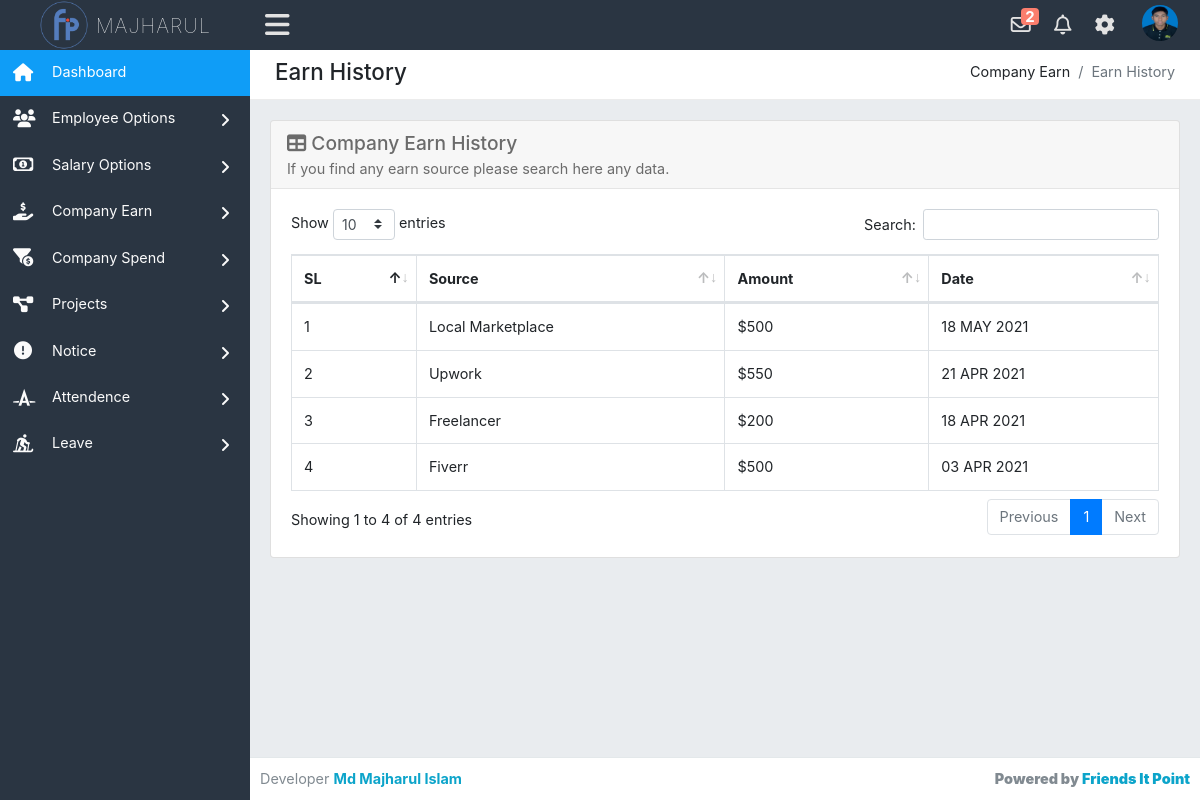
Page /admin/companyearnHistory.php (signed in) on the committed database.
### tables this page shows
CREATE TABLE `earning` (
  `earn_id` int(100) NOT NULL,
  `earn_source` varchar(100) NOT NULL,
  `earn_amount` int(100) NOT NULL,
  `earn_date` varchar(20) NOT NULL,
  `currentdate` varchar(20) NOT NULL
);

### admin/companyearnHistory.php (the view, shortened to what this page needs)
<?php require_once('header.php'); ?>
<div class="row">
    <div class="col-xl-12">
        <div class="breadcrumb-holder">
            <h1 class="main-title float-left">Earn History</h1>
            <ol class="breadcrumb float-right">
                <li class="breadcrumb-item">Company Earn</li>
                <li class="breadcrumb-item active">Earn History</li>
            </ol>
            <div class="clearfix"></div>
        </div>
    </div>
</div>
<div class="row">
    <div class="col-xs-12 col-sm-12 col-md-12 col-lg-12 col-xl-12">
        <div class="card mb-3">
            <div class="card-header">
                <h3><i class="fas fa-table"></i> Company Earn History</h3>
               	If you find any earn source please search here any data.
            </div>
            <div class="card-body">
                <div class="table-responsive">
                    <div id="dataTable_wrapper" class="dataTables_wrapper dt-bootstrap4 no-footer">
                    	<div class="row">
                    		<div class="col-sm-12">
                    			<table id="dataTable" class="table table-bordered table-hover display dataTable no-footer" style="width: 100%;" role="grid" aria-describedby="dataTable_info">
                        			<thead>
			                            <tr role="row">
			                            	<th class="sorting_asc" tabindex="0" aria-controls="dataTable" rowspan="1" colspan="1" aria-sort="ascending">SL
			                            	</th>
			                            	<th class="sorting" tabindex="0" aria-controls="dataTable" rowspan="1" colspan="1">Source
			                            	</th>
			                            	<th class="sorting" tabindex="0" aria-controls="dataTable" rowspan="1" colspan="1">Amount
			                            	</th>
			                            	<th class="sorting" tabindex="0" aria-controls="dataTable" rowspan="1" colspan="1">Date
			                            	</th>
			                            </tr>
                        			</thead>
                    				<tbody>
				                   	<?php
				                        $stm = $pdo->prepare('SELECT * FROM earning ORDER BY earn_date DESC');
				                        $stm->execute();
				                        $result = $stm->fetchAll(PDO::FETCH_ASSOC);
				                        $sl=1;
				                        foreach($result as $row) :
				                     ?>
					                    <tr>
					                      <td><?php echo $sl;$sl++; ?></td>
					                      <td><?php echo $row['earn_source']; ?></td>
					                      <td>$<?php echo $row['earn_amount']; ?></td>
					                      <td>
					                        <?php
					                          $earn_date = $row['earn_date'];
					                          $day = substr($earn_date,8,2);
					                          $month = substr($earn_date,5,2);
					                          $year = substr($earn_date,0,4);
					                          if($month == '04'){$month = 'APR';}
					                          if($month == '05'){$month = 'MAY';}
					                          echo $day." ".$month." ".$year;
					                         ?>
					                      </td>
					                    </tr>
				                    	<?php endforeach; ?>
				                    </tbody>
				                </table>
				            </div>
				        </div>
        			</div>
                </div>
            </div>
        </div>
    </div>
</div>
<?php require_once('footer.php'); ?>

### admin/header.php (shortened to what this page needs)
<?php require_once('../config.php'); ?>
<!DOCTYPE html>
<html lang="en">
<head>
    <link href="../assets/css/bootstrap.min.css" rel="stylesheet" type="text/css" />
    <link href="../assets/font-awesome/css/all.css" rel="stylesheet" type="text/css" />
    <link rel="stylesheet" href="../fancybox-master/dist/jquery.fancybox.min.css">
    <link rel="stylesheet" href="../livedatetime/clock.css">
    <link rel="stylesheet" href="../livedatetime/calendar.css">
    <link href='https://netdna.bootstrapcdn.com/font-awesome/3.2.1/css/font-awesome.css' rel='stylesheet' type='text/css'>
    <link rel="stylesheet" type="text/css" href="../assets/css/dataTables.bootstrap.min.css" />
    <link rel="stylesheet" type="text/css" href="../assets/plugins/datatables/datatables.min.css" />
    <link href="../assets/css/style.css" rel="stylesheet" type="text/css" />
</head>
<body class="adminbody">
    <div id="main">
        <div class="headerbar">
            <?php
                $stm = $pdo->prepare('SELECT * FROM admin_info WHERE admin_id=?');
                $stm->execute(array($_SESSION['logged_in']));
                $rslt = $stm->fetchAll(PDO::FETCH_ASSOC);
                foreach($rslt as $row) :
            ?>
            <div class="headerbar-left">
                <a href="index.php" class="logo">
                    <img alt="Logo" src="../assets/images/logo.png" />
                    <span><?php echo $row['admin_name']; ?></span>
                </a>
            </div>
            <nav class="navbar-custom">
                <ul class="list-inline float-right mb-0">
                    <li class="list-inline-item dropdown notif">
                        <a class="nav-link dropdown-toggle arrow-none" data-toggle="dropdown" href="#" aria-haspopup="false" aria-expanded="false">
                            <i class="far fa-envelope"></i>
                            <?php
                                $notify_s = $pdo->prepare('SELECT * FROM notification WHERE type=? AND status=? ORDER BY date DESC');
                                $notify_s->execute(array('salary','unread'));
                                $notify_result = $notify_s->fetchAll(PDO::FETCH_ASSOC);
                                if(count($notify_result) > 0 ) :
                             ?>
                            <span class="mycounter"><?php echo count($notify_result); ?></span>
                            <?php endif; ?>
                        </a>
                    </li>
                    <li class="list-inline-item dropdown notif">
                        <a class="nav-link dropdown-toggle arrow-none" data-toggle="dropdown" href="#" aria-haspopup="false" aria-expanded="false">
                            <i class="far fa-bell"></i>
                        </a>
                    </li>
                    <li class="list-inline-item dropdown notif">
                        <a class="nav-link dropdown-toggle arrow-none" data-toggle="dropdown" href="#" aria-haspopup="false" aria-expanded="false">
                            <i class="fas fa-cog"></i>
                        </a>
                    </li>
                    <li class="list-inline-item dropdown notif">
                        <a class="nav-link dropdown-toggle nav-user" data-toggle="dropdown" href="#" aria-haspopup="false" aria-expanded="false">
                            <?php if($row['admin_pic'] != 'avatar') : ?>
                            <img src="../uploads/<?php echo $row['admin_pic']; ?>" alt="Profile image" class="avatar-rounded">
                            <?php else : ?>
                            <img src="../assets/images/avatars/admin.png" alt="Profile image" class="avatar-rounded">
                        </a>
                        <?php endif; endforeach; ?>
                    </li>
                </ul>
                <ul class="list-inline menu-left mb-0">
                    <li class="float-left">
                        <button class="button-menu-mobile open-left">
                            <i class="fas fa-bars"></i>
                        </button>
                    </li>
                </ul>
            </nav>
        </div>
        <div class="left main-sidebar">
            <div class="sidebar-inner leftscroll">
                <div id="sidebar-menu">
                    <ul>
                        <li class="submenu">
                            <a class="active" href="index.php">
                                <i class="fas fa-home"></i>
                                <span> Dashboard </span>
                            </a>
                        </li>
                        <li class="submenu">
                            <a id="tables" href="#">
                                <i class="fas fa-users"></i>
                                <span> Employee Options </span>
                                <span class="menu-arrow"></span>
                            </a>
                        </li>
                        <li class="submenu">
                            <a id="tables" href="#">
                                <i class="far fa-money-bill-alt"></i>
                                <span> Salary Options </span>
                                <span class="menu-arrow"></span>
                            </a>
                        </li>
                        <li class="submenu">
                            <a id="tables" href="#">
                                <i class="fas fa-hand-holding-usd"></i>
                                <span> Company Earn </span>
                                <span class="menu-arrow"></span>
                            </a>
                        </li>
                        <li class="submenu">
                            <a id="tables" href="#">
                                <i class="fas fa-funnel-dollar"></i>
                                <span> Company Spend </span>
                                <span class="menu-arrow"></span>
                            </a>
                        </li>
                        <li class="submenu">
                            <a id="tables" href="#">
                                <i class="fas fa-project-diagram"></i>
                                <span> Projects </span>
                                <span class="menu-arrow"></span>
                            </a>
                        </li>
                        <li class="submenu">
                            <a id="tables" href="#">
                                <i class="fas fa-exclamation-circle"></i>
                                <span> Notice </span>
                                <span class="menu-arrow"></span>
                            </a>
                        </li>
                        <li class="submenu">
                            <a id="tables" href="#">
                                <i class="fab fa-autoprefixer"></i>
                                <span> Attendence </span>
                                <span class="menu-arrow"></span>
                            </a>
                        </li>
                        <li class="submenu">
                            <a id="tables" href="#">
                                <i class="fas fa-skiing-nordic"></i>
                                <span> Leave </span>
                                <span class="menu-arrow"></span>
                            </a>
                        </li>
                    </ul>
                </div>
            </div>
        </div>
        <div class="content-page">
            <div class="content">
                <div class="container-fluid">

### livedatetime/clock.css (style rules this page uses)
* { margin: 0; padding: 0; box-sizing: border-box; }

### rows in the picture
earning: earn_source "Local Marketplace", earn_amount "500", earn_date "18", earn_date "MAY", earn_date "2021"
earning: earn_source "Upwork", earn_amount "550", earn_date "21", earn_date "APR", earn_date "2021"
earning: earn_source "Freelancer", earn_amount "200", earn_date "18", earn_date "APR", earn_date "2021"
earning: earn_source "Fiverr", earn_amount "500", earn_date "03", earn_date "APR", earn_date "2021"

### other values in the picture
$row['admin_name'] "MAJHARUL"
count($notify_result) "2"
